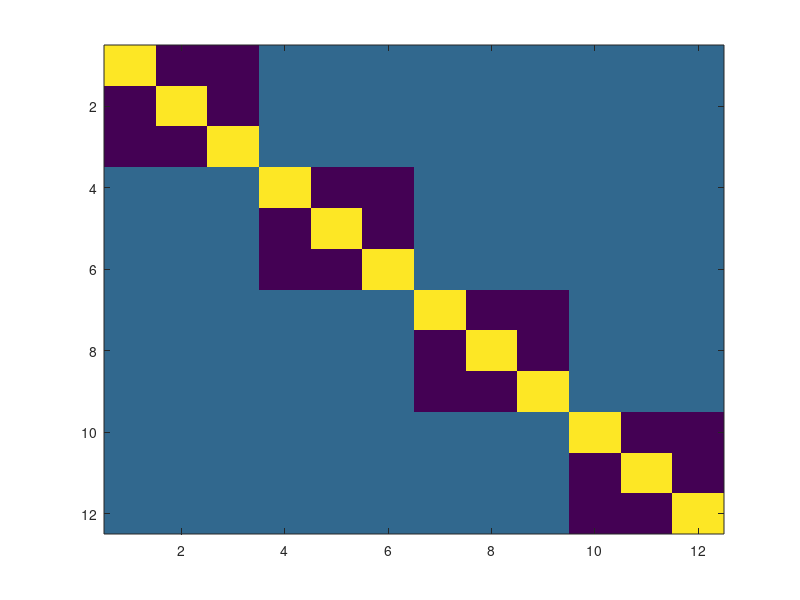
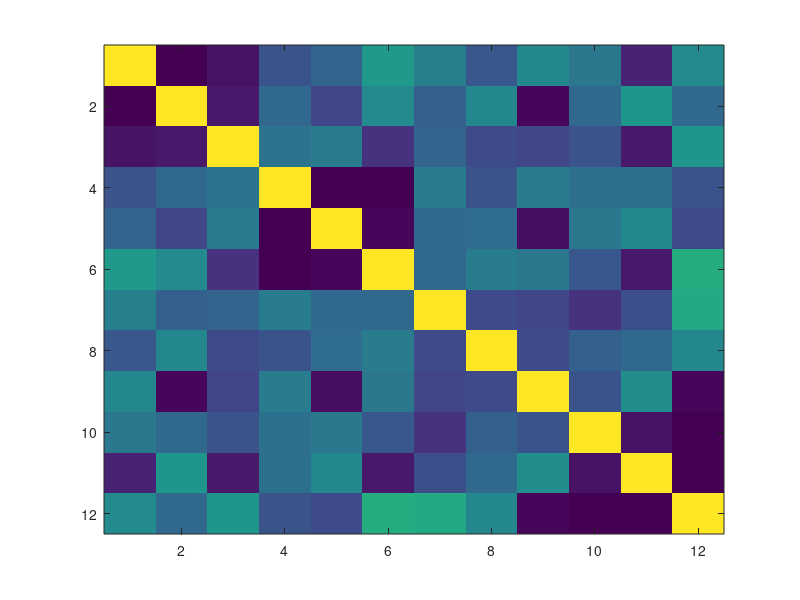
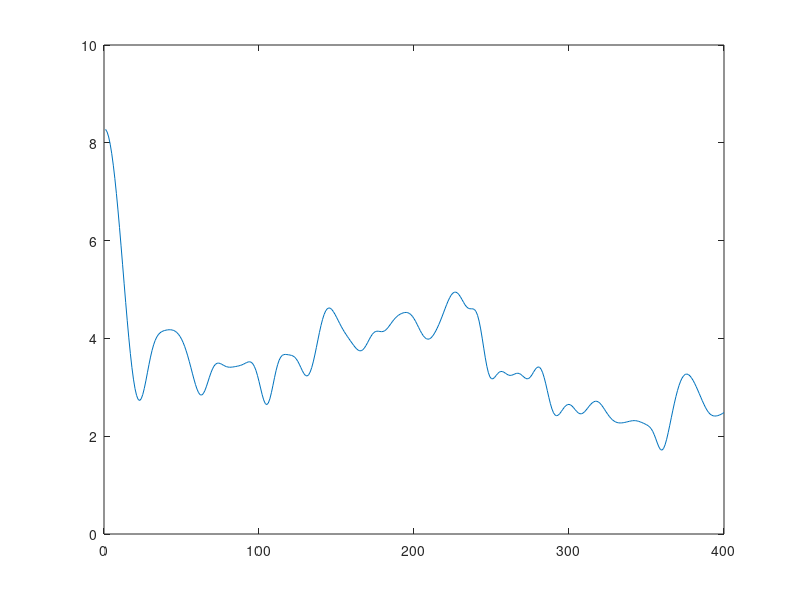
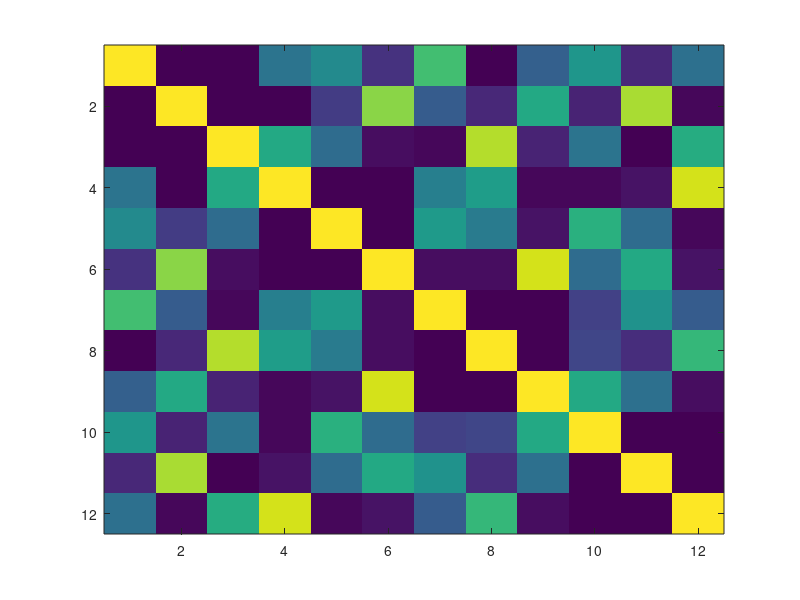

MATLAB code to generate these figures, in order:
clear;clc;
d=3;
alpha = 0.95;
gam = 0.01;



ref = ones((d+1)*d,(d+1)*d)/d;

for i=1:(d+1)
      ref((1:d)+d*(i-1),(1:d)+d*(i-1)) = 0;
end

  ref = ref + eye((d+1)*d,(d+1)*d);
 
figure(111)
imagesc(ref)

A=[];
for i=1:(d+1)*d;
    vec = rand(1,d).*exp(1i*2*pi*rand(1,d));
    vec = vec/sqrt(vec*vec');
    A = [A;vec];
end

numIt = 400;


%    load('bestA3','A');
  
   for i=1:(d+1);
    UN = A((d)*(i-1) +(1:d),1:end) ;
    [Q R] = qr(UN');
    A((d)*(i-1) +(1:d),1:end) =Q';
end
   
%   A = A + normrnd(0,0.1,[d*(d+1) d])+1i*normrnd(0,0.1,[d*(d+1) d]);
   for n=1:d^2
        A(n,:) = A(n,:)/sqrt(A(n,:)*A(n,:)');
   end
 
Ainit = A;

v{1} = A*0;
iterations = [1:numIt];
a=0;
for i=iterations
    
a=a+1;
    
     AA = A*A';
     f(a) = sum(sum((abs(AA).^2 - ref).^2));
     

             fm = (abs(AA).^2 - ref);
% %     gradient = 4*(A')*((AA).*fm);
            gradient = 4*A'*((AA).*fm);
     

     
        v{i+1} = alpha*v{i} - gam*(gradient')/norm(gradient);
%         v{i+1} = alpha*v{i} - gam*(gradient');
        A = A + v{i+1};
        
         for n=1:(d+1)*d
        A(n,:) = A(n,:)/sqrt(A(n,:)*A(n,:)');
     end
end

   f(end)
save('bestA3','A');

figure(193)
imagesc(abs(gradient'))

 for n=1:(d+1)*d
        A(n,:) = A(n,:)/sqrt(A(n,:)*A(n,:)');
 end

figure(188)
imagesc(abs(A*A').^2)

figure(190)
plot(iterations,(abs(f)))

% figure(191)
% imagesc(abs(grad))

figure(192)
imagesc(abs(Ainit*Ainit').^2)

% v{1} = A*0;
% iterations = [1:numIt];
% for i=iterations
%     AA = A*A';
%     fm = (abs(AA).^2 - ref);
% %     gradient = 4*(A')*((AA).*fm);
%     gradient = 4*(conj(AA).*fm)*conj(A);
%     f(i) = sum(sum(abs(fm).^2));
%     v{i+1} = alpha*v{i} - gam*(gradient);
%     
%     
%     A = A + v{i+1};
%     
%    if f(i)<0.1
%        break;
%    end
% 
% end
% 
%  figure(188)
%     imagesc(abs(A*A').^2)
% 
%     figure(189)
%     plot(iterations,log(log(abs(f))))
%     
%     figure(190)
% plot(iterations,(abs(f)))
% % imagesc(ref)
% 
% 
% 
% sum(abs(A').^2)
% 
